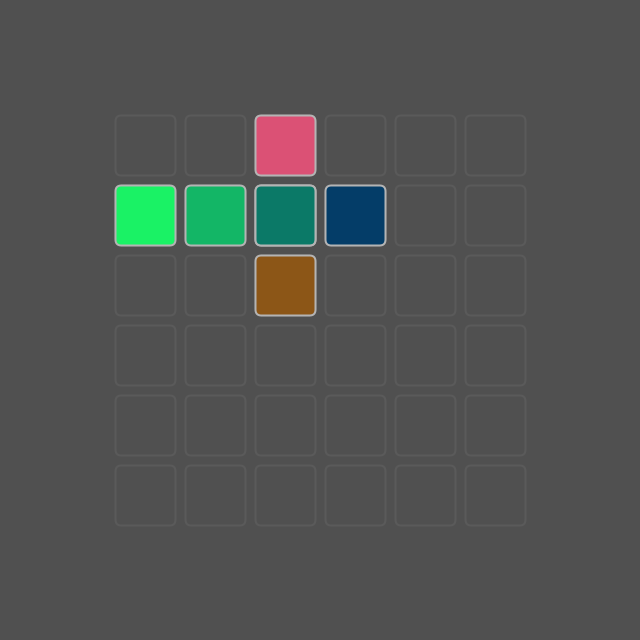
Frame 1 (no input)
Frame 60 (the mouse pressed at the canvas centre just before this capture): identical to frame 1, image omitted
Frame 120 (the mouse held since frame 60 and released just before this capture): identical to frame 1, image omitted

The Processing sketch that drew this single still picture (run headless with seeded random() and noise(); from frame 60 on, the mouse is pressed at the canvas centre):

// Processing sketch: blendoku
// ── blendoku.pde
Locker lockers[][];
ArrayList<Piece> pieces;
boolean click;
Locker lockerSelect;
Piece select;

void setup() {
  size(640, 640);
  rectMode(CENTER);
  generate();
}

void draw() {
  background(80);
  //lockerSelect = null;
  for (int j = 0; j < lockers[0].length; j++) {
    for (int i = 0; i < lockers.length; i++) {
      if (lockers[i][j] != null)
        lockers[i][j].update();
    }
  }
  for (int i = pieces.size ()-1; i >= 0; i--) {
    Piece p = pieces.get(i);
    p.update();
  }

  for (int i = 0; i < pieces.size (); i++) {
    Piece p = pieces.get(i);
    p.show();
  }
  click = false;
}

void keyPressed() {
  if (key == 'g') generate();
}

void mousePressed() {
  click = true;
}

void orderPieces() {
  for (int i = 0; i < pieces.size ()-1; i++) {
    Piece p = pieces.get(i);
    if (p.drag) {
      pieces.add(pieces.size(), p);
      pieces.remove(i--);
    }
  }
}

void generate() {
  pieces = new ArrayList<Piece>();

  int cw = 6; 
  int ch = 6;
  int sep = 10;
  int size = 60;
  int dx = (width-(cw-1)*(sep+size))/2;
  int dy = (height-(ch-1)*(sep+size))/2;
  lockers = new Locker[cw][ch];
  for (int j = 0; j < ch; j++) {
    for (int i = 0; i < cw; i++) {
      int x = dx+i*(size+sep);
      int y = dy+j*(size+sep);
      lockers[i][j] = new Locker(x, y, size);
    }
  }
  for (int i = 0; i < 2; i++) {
    boolean hor = (random(1) < 0.5)? true : false;
    int cc = int(random(3, ch));
    if (hor) cc = int(random(3, cw));
    int x = int(random(cw-cc));
    int y = int(random(ch-cc));
    color c1 = color(random(256), random(256), random(256));
    color c2 = color(random(256), random(256), random(256));
    for (int k = 0; k < cc; k++) {
      int ix = ((hor)? x+k : x);
      int iy = ((!hor)? y+k : y);
      int xx = dx+ix*(size+sep);
      int yy = dy+iy*(size+sep);
      color col = lerpColor(c1, c2, map(k, 0, cc-1, 0, 1));
      Piece piece = new Piece(xx, yy, size, col);
      pieces.add(piece);
      piece.setLocker(lockers[ix][iy]);
      lockers[ix][iy].active = true;
    }
  }
}


class Locker {
  boolean active, on;
  Piece piece;
  float x, y, s;
  Locker(float x, float y, float s) {
    this.x = x; 
    this.y = y;
    this.s = s;
    active = false;
  }
  void update() {
    //if (!active) return; 
    if (mouseX > x-s/2 && mouseX < x+s/2 && mouseY > y-s/2 && mouseY < y+s/2) {
      on = true;
      lockerSelect = this;
    } else {
      on = false;
    }
    show();
  }
  void show() {
    stroke(90);
    strokeWeight(2);
    noFill();
    rect(x, y, s, s, 6);
  }
}

class Piece {
  boolean on, drag;
  color col;
  float x, y, s;
  Locker locker;
  Piece(float x, float y, float s, color col) {
    this.x = x; 
    this.y = y;
    this.s = s;
    this.col = col;
  }
  void update() {
    if (mouseX > x-s/2 && mouseX < x+s/2 && mouseY > y-s/2 && mouseY < y+s/2) {
      on = true;
    } else {
      on = false;
    }

    if (drag) {
      if (!mousePressed) {
        drag = false;
        select = null;
        Piece aux = lockerSelect.piece;
        Locker la = locker;
        if (aux != null) {
          aux.setLocker(la);
        } else {
          locker.piece = null;
        }
        if (lockerSelect != null) {
          setLocker(lockerSelect);
        }
      } else {
        x += mouseX-pmouseX;
        y += mouseY-pmouseY;
      }
    } else {
      x += (locker.x-x)*0.6;
      y += (locker.y-y)*0.6;
    }

    if (on && click) {
      if (select == null) {
        select = this;
        drag = true;
        orderPieces();
      }
    }
  }
  void show() {
    stroke((on)? 240 : 180);
    fill(col);
    rect(x, y, s, s, 6);
  }

  void setLocker(Locker locker) {
    this.locker = locker;
    locker.piece = this;
  }
}
